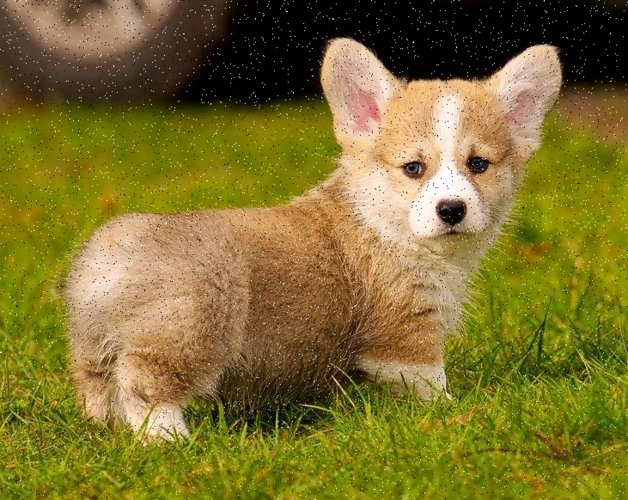
#> input picture material/list/dog.png, 628 x 500 px
$ python project4.py
#> lines starting #> are read from the running program, lines starting #| are printed output that depends on the picture
import cv2
def onValue(obj):
    pass
image = cv2.imread('../material/list/dog.png')
#> image is the input picture: shape (500, 628, 3); mean B, G, R 46.5, 112.5, 126.3
cv2.imshow('Input', image)
cv2.namedWindow('MedianBlur')
cv2.createTrackbar('Value', 'MedianBlur', 0, 100, onValue)
#> slider 'Value' is set to 33
while True:
    Value = cv2.getTrackbarPos('Value', 'MedianBlur')
    median = cv2.medianBlur(image, 2 * Value + 1)
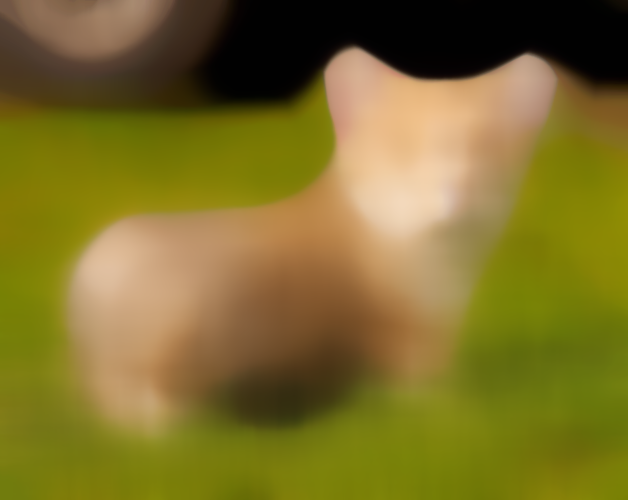
#> median: shape (500, 628, 3); mean B, G, R 41.5, 111.5, 125.6
    cv2.imshow('MedianBlur', median)
    if (cv2.waitKey(1) & 0xFF) == ord('q'):
#> (key q is pressed here)
        break
cv2.destroyAllWindows()

$ run again, with material/list/animal.png copied over material/list/dog.png
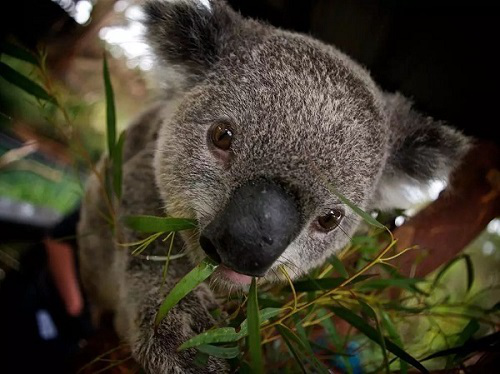
#> input picture material/list/animal.png, 500 x 374 px
#> image is the input picture: shape (374, 500, 3); mean B, G, R 43.7, 58.8, 64.6
#> `median = cv2.medianBlur(image, 2 * Value + 1)`:
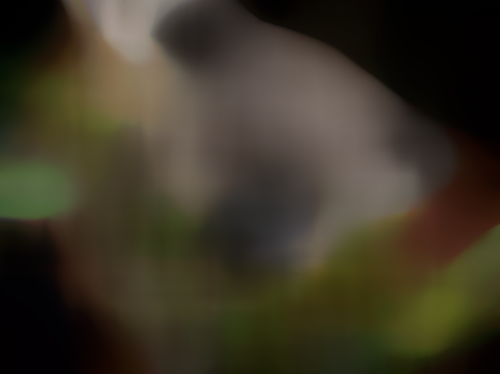
#> median: shape (374, 500, 3); mean B, G, R 38.1, 53.8, 60.5

$ run again, with material/list/bear.png copied over material/list/dog.png
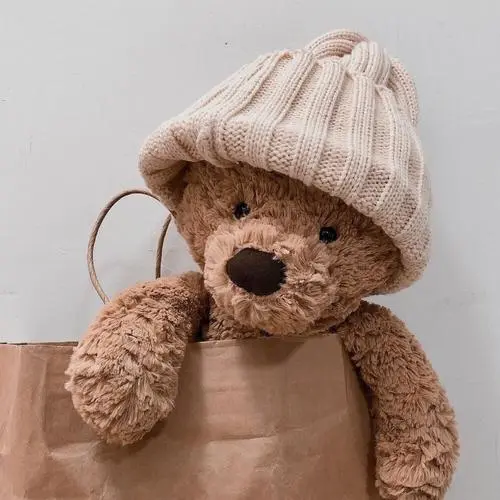
#> input picture material/list/bear.png, 500 x 500 px
#> image is the input picture: shape (500, 500, 3); mean B, G, R 138.7, 149.2, 170.4
#> `median = cv2.medianBlur(image, 2 * Value + 1)`:
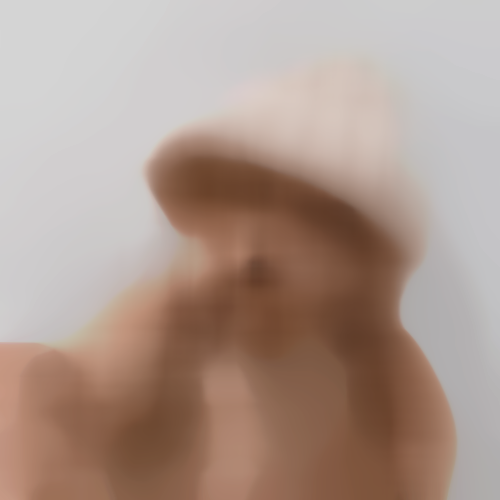
#> median: shape (500, 500, 3); mean B, G, R 141.2, 151.9, 172.9
